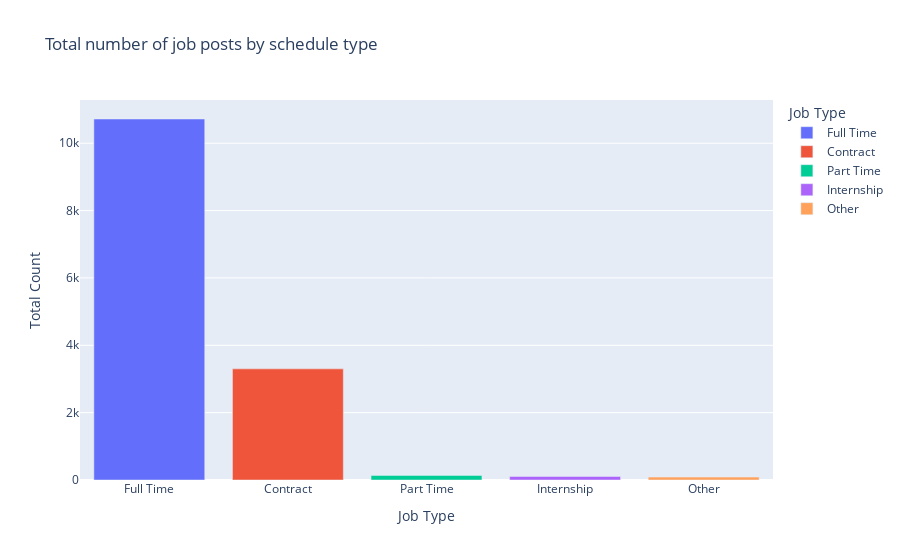

Notebook cell for this chart:
### Markdown cell above
# Total number of job posts by schedule type

### Code cell
df_temp =  df.groupby(["job_type"]) \
       .agg({'index':'count'}) \
       .reset_index() \
       .rename(columns={'index': 'Total Count','job_type':'Job Type'}) \
       .sort_values("Total Count",ascending = False)
explode = (0.1, 0.1, 0.1, 0.1, 0.1)

df_temp
#plot = df_temp.head(5).plot(kind='pie', y='Total Count', autopct='%1.0f%%', shadow=True,explode=explode)
#plt.pie(df_temp["Total Count"], labels = df_temp["Job Type"],autopct='%1.1f%%',explode=explode)
fig = px.bar(df_temp, x = 'Job Type',   y = 'Total Count' , color = "Job Type", title = "Total number of job posts by schedule type")
fig.show()

### Figure 1 — Plotly figure (JSON) as saved in the notebook; plotly's stock layout.template omitted (floating-point values rounded to 4 significant figures)
{"data": [{"alignmentgroup": "True", "hovertemplate": "Job Type=%{x}<br>Total Count=%{y}<extra></extra>", "legendgroup": "Full Time", "marker": {"color": "#636efa", "pattern": {"shape": ""}}, "name": "Full Time", "offsetgroup": "Full Time", "orientation": "v", "showlegend": true, "textposition": "auto", "type": "bar", "x": ["Full Time"], "xaxis": "x", "y": [10719], "yaxis": "y"}, {"alignmentgroup": "True", "hovertemplate": "Job Type=%{x}<br>Total Count=%{y}<extra></extra>", "legendgroup": "Contract", "marker": {"color": "#EF553B", "pattern": {"shape": ""}}, "name": "Contract", "offsetgroup": "Contract", "orientation": "v", "showlegend": true, "textposition": "auto", "type": "bar", "x": ["Contract"], "xaxis": "x", "y": [3300], "yaxis": "y"}, {"alignmentgroup": "True", "hovertemplate": "Job Type=%{x}<br>Total Count=%{y}<extra></extra>", "legendgroup": "Part Time", "marker": {"color": "#00cc96", "pattern": {"shape": ""}}, "name": "Part Time", "offsetgroup": "Part Time", "orientation": "v", "showlegend": true, "textposition": "auto", "type": "bar", "x": ["Part Time"], "xaxis": "x", "y": [136], "yaxis": "y"}, {"alignmentgroup": "True", "hovertemplate": "Job Type=%{x}<br>Total Count=%{y}<extra></extra>", "legendgroup": "Internship", "marker": {"color": "#ab63fa", "pattern": {"shape": ""}}, "name": "Internship", "offsetgroup": "Internship", "orientation": "v", "showlegend": true, "textposition": "auto", "type": "bar", "x": ["Internship"], "xaxis": "x", "y": [105], "yaxis": "y"}, {"alignmentgroup": "True", "hovertemplate": "Job Type=%{x}<br>Total Count=%{y}<extra></extra>", "legendgroup": "Other", "marker": {"color": "#FFA15A", "pattern": {"shape": ""}}, "name": "Other", "offsetgroup": "Other", "orientation": "v", "showlegend": true, "textposition": "auto", "type": "bar", "x": ["Other"], "xaxis": "x", "y": [86], "yaxis": "y"}], "layout": {"barmode": "relative", "legend": {"title": {"text": "Job Type"}, "tracegroupgap": 0}, "title": {"text": "Total number of job posts by schedule type"}, "xaxis": {"anchor": "y", "categoryarray": ["Full Time", "Contract", "Part Time", "Internship", "Other"], "categoryorder": "array", "domain": [0, 1], "title": {"text": "Job Type"}}, "yaxis": {"anchor": "x", "domain": [0, 1], "title": {"text": "Total Count"}}}}
